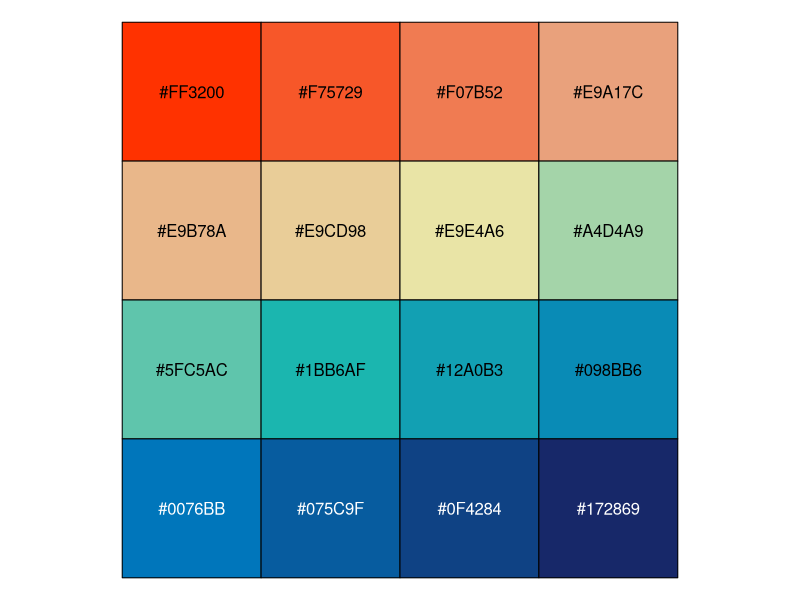
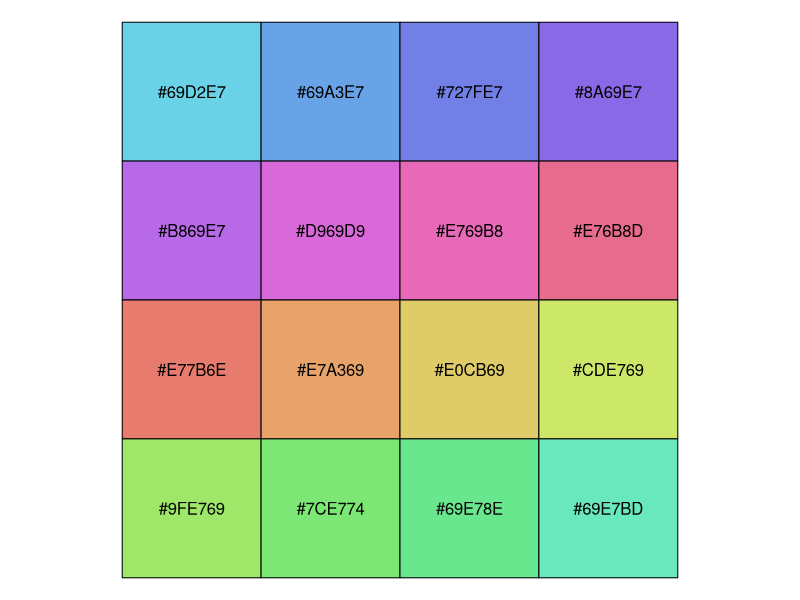
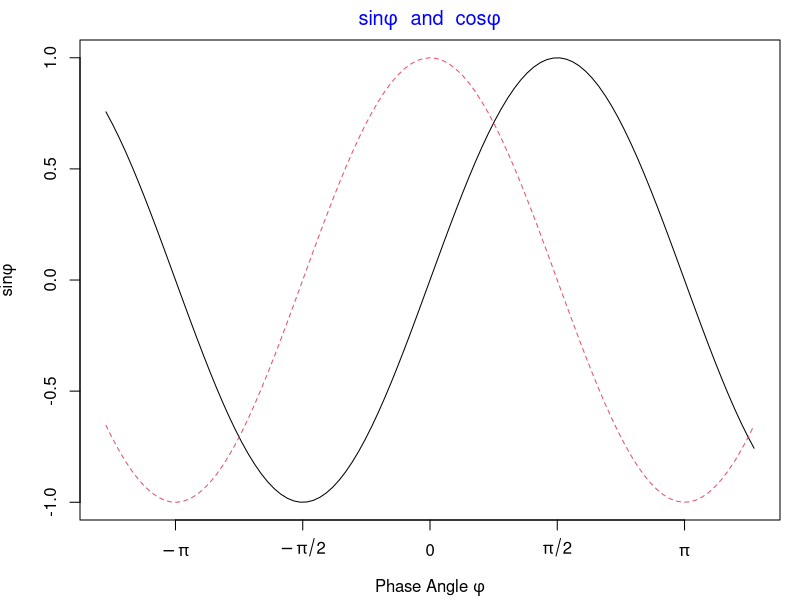
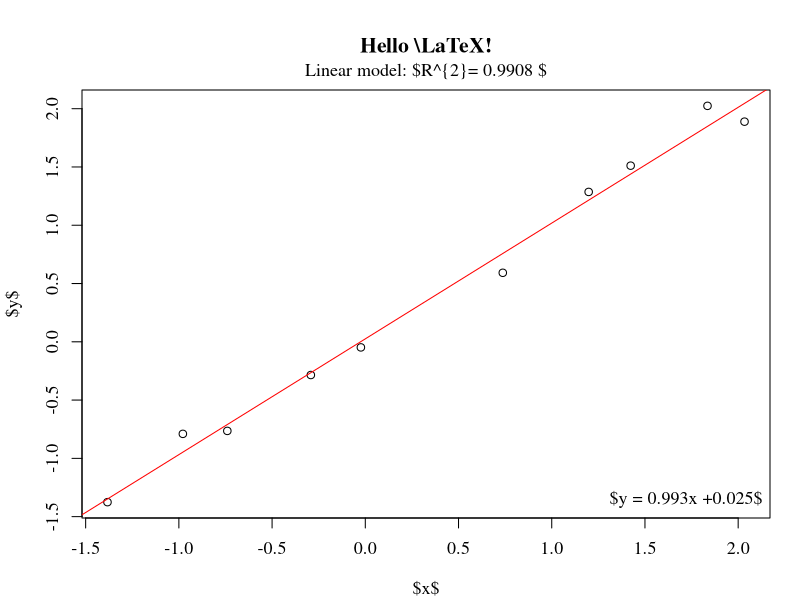
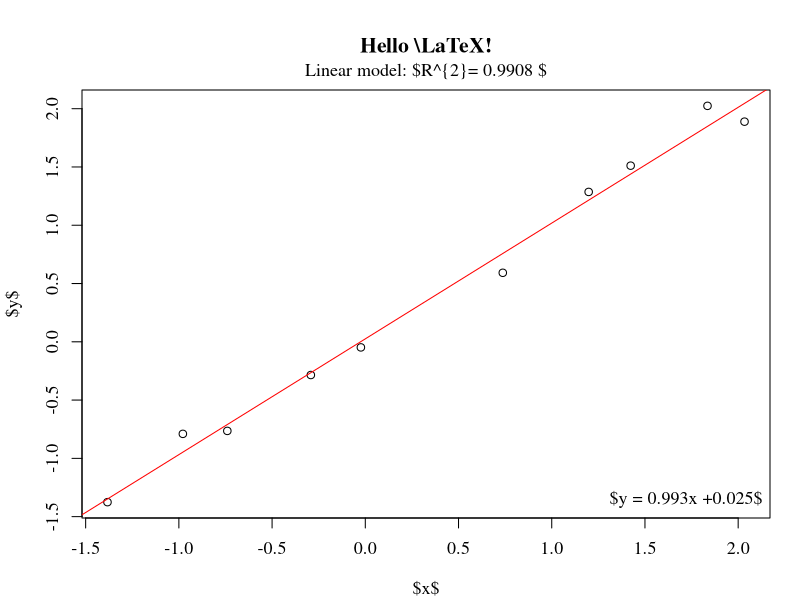
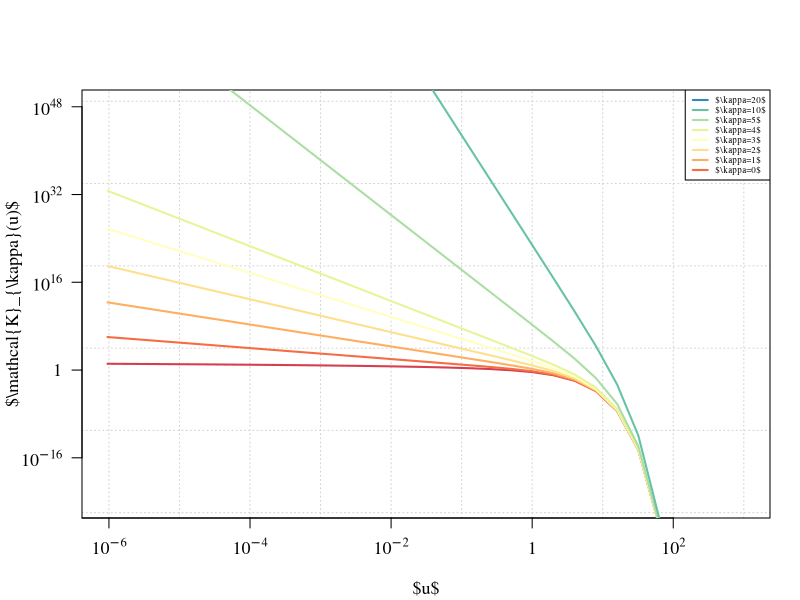
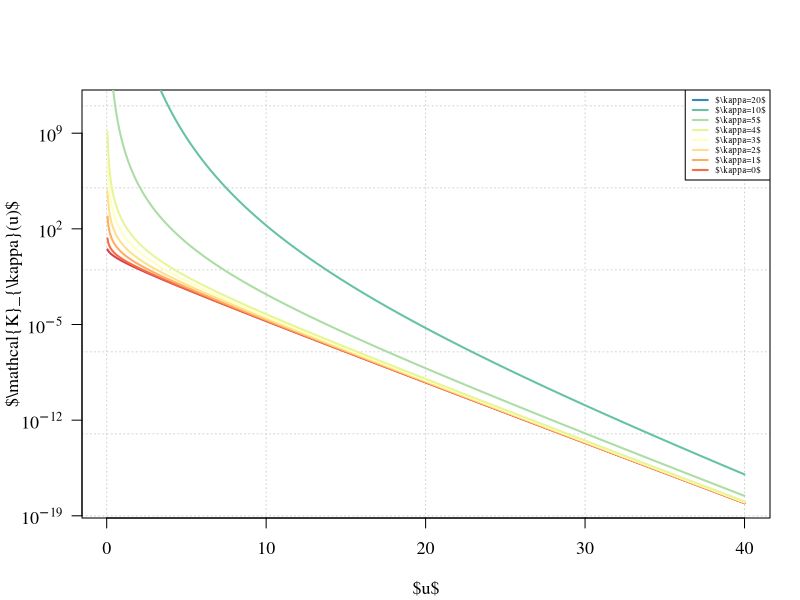

Generate these figures, in order, with R:
## ---- chunk 1
data(topo, package="MASS")
## ---- chunk 2
sample(colors(TRUE),20)
## ---- chunk 3
# Colors from https://github.com/johannesbjork/LaCroixColoR
color_pal <- c("#FF3200", "#E9A17C", "#E9E4A6", "#1BB6AF", "#0076BB", "#172869")
n <- 16
more_colors <- (grDevices::colorRampPalette(color_pal))(n)
scales::show_col(colours = more_colors)
## ---- chunk 4
# colors in colortools from http://www.gastonsanchez.com/
fish_pal <- c("#69D2E7", "#6993E7", "#7E69E7", "#BD69E7", 
              "#E769D2", "#E76993", "#E77E69", "#E7BD69", 
              "#D2E769", "#93E769", "#69E77E", "#69E7BD")
more_colors <- (grDevices::colorRampPalette(fish_pal))(n)
scales::show_col(colours = more_colors)
## ---- chunk 5
par(mar=c(4,4,2,1))
x <- seq(-4, 4, len = 101)
y <- cbind(sin(x), cos(x))
matplot(x, y,
  type = "l", xaxt = "n",
  main = expression(paste(
    plain(sin) * phi, "  and  ",
    plain(cos) * phi
  )),
  ylab = expression("sin" * phi, "cos" * phi), # only 1st is taken
  xlab = expression(paste("Phase Angle ", phi)),
  col.main = "blue"
)
axis(1,
  at = c(-pi, -pi / 2, 0, pi / 2, pi),
  labels = expression(-pi, -pi / 2, 0, pi / 2, pi)
)
## ---- chunk 6
names(knitr::knit_engines$get())
## ---- chunk 7
# 带有图标题
par(mar = c(4.1, 4.1, 4.5, 1.5), ps = 13, family = "Times")
x <- rnorm(10)
y <- x + rnorm(5, sd = 0.25)
model <- lm(y ~ x)
rsq <- summary(model)$r.squared
rsq <- signif(rsq, 4)
plot(x, y, main = "Hello \\LaTeX!", xlab = "$x$", ylab = "$y$")
abline(model, col = "red")
mtext(paste("Linear model: $R^{2}=", rsq, "$"), line = 0.5)
legend("bottomright", legend = paste("$y = ", round(coef(model)[2], 3),
  "x +", round(coef(model)[1], 3), "$",
  sep = ""
), bty = "n")

plot(x, y, main = "Hello \\LaTeX!", xlab = "$x$", ylab = "$y$")
abline(model, col = "red")
mtext(paste("Linear model: $R^{2}=", rsq, "$"), line = 0.5)
legend("bottomright", legend = paste("$y = ", round(coef(model)[2], 3),
  "x +", round(coef(model)[1], 3), "$",
  sep = ""
), bty = "n")
## ---- chunk 8
x0 <- 2^(-20:10)
nus <- c(0:5, 10, 20)
x <- seq(0, 4, length.out = 501)

plot(x0, x0^-8,frame.plot=TRUE,
     log = "xy", xlab = "$u$", axes = FALSE,
     ylab = "$\\mathcal{K}_{\\kappa}(u)$", 
     type = "n", ann = TRUE, panel.first = grid()
) # x 和 y 轴都取对数

axis(1,
     at = c(1e-08, 1e-06, 1e-04, 1e-02, 1, 1e+02),
     labels = expression(10^-8, 10^-6, 10^-4, 10^-2, 1, 10^2)
)
axis(2,
     at = c(1e-16, 1, 1e+16, 1e+32, 1e+48),
     labels = expression(10^-16, 1, 10^16, 10^32, 10^48), las = 1
)
# 设置线条颜色
cols <- RColorBrewer::brewer.pal(9,name = "Spectral")
# gray.colors(9) terrain.colors(9)  RColorBrewer::brewer.pal(9,name = "Spectral")
for (i in seq(length(nus)))
  lines(x0, besselK(x0, nu = nus[i]), col = cols[i], lwd = 2)
legend("topright",legend = paste0("$\\kappa=", rev(nus),"$"),
       col = rev(cols), lwd = 2, cex = 0.5)

# 数据变化范围太大，因此横纵坐标轴都取了以10为底的对数，数据可以紧凑的在一张图内展示
x <- seq(0, 40, length.out = 801)
x <- x[x > 0]
plot(x, x,frame.plot=TRUE,
     ylim = c(1e-18, 1e11), log = "y", xlab = "$u$", type = "n",  yaxt = "n",
     ylab = "$\\mathcal{K}_{\\kappa}(u)$", ann = TRUE, panel.first = grid()
)
axis(2,
     at = c(1e-19, 1e-12, 1e-05, 1e+02, 1e+09),
     labels = expression(10^-19, 10^-12, 10^-5, 10^2, 10^9), las = 1
)

for (i in seq(length(nus)))
  lines(x, besselK(x, nu = nus[i]), col = cols[i], lwd = 2)
legend("topright", legend = paste0("$\\kappa=", rev(nus),"$"), 
       col = rev(cols), lwd = 2, cex = 0.5)
